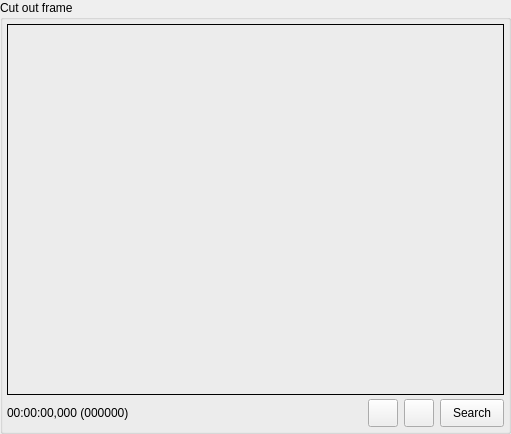
<ui version="4.0" >
 <author></author>
 <comment></comment>
 <exportmacro></exportmacro>
 <class>TTCutOutFrameWidget</class>
 <widget class="QWidget" name="TTCutOutFrameWidget" >
  <property name="geometry" >
   <rect>
    <x>0</x>
    <y>0</y>
    <width>511</width>
    <height>434</height>
   </rect>
  </property>
  <property name="sizePolicy" >
   <sizepolicy>
    <hsizetype>7</hsizetype>
    <vsizetype>7</vsizetype>
    <horstretch>1</horstretch>
    <verstretch>4</verstretch>
   </sizepolicy>
  </property>
  <property name="minimumSize" >
   <size>
    <width>280</width>
    <height>150</height>
   </size>
  </property>
  <property name="windowTitle" >
   <string>Form</string>
  </property>
  <layout class="QGridLayout" >
   <property name="margin" >
    <number>0</number>
   </property>
   <property name="spacing" >
    <number>0</number>
   </property>
   <item row="0" column="0" >
    <widget class="QGroupBox" name="gbCutOutFrame" >
     <property name="sizePolicy" >
      <sizepolicy>
       <hsizetype>5</hsizetype>
       <vsizetype>5</vsizetype>
       <horstretch>4</horstretch>
       <verstretch>10</verstretch>
      </sizepolicy>
     </property>
     <property name="sizeIncrement" >
      <size>
       <width>0</width>
       <height>4</height>
      </size>
     </property>
     <property name="title" >
      <string>Cut out frame</string>
     </property>
     <layout class="QGridLayout" >
      <property name="margin" >
       <number>4</number>
      </property>
      <property name="spacing" >
       <number>4</number>
      </property>
      <item row="1" column="0" >
       <layout class="QHBoxLayout" >
        <property name="margin" >
         <number>0</number>
        </property>
        <property name="spacing" >
         <number>6</number>
        </property>
        <item>
         <widget class="QLabel" name="laCutOutFramePosition" >
          <property name="text" >
           <string>00:00:00,000 (000000)</string>
          </property>
         </widget>
        </item>
        <item>
         <widget class="QPushButton" name="pbPrevCutOutFrame" >
          <property name="enabled" >
           <bool>true</bool>
          </property>
          <property name="sizePolicy" >
           <sizepolicy>
            <hsizetype>1</hsizetype>
            <vsizetype>0</vsizetype>
            <horstretch>0</horstretch>
            <verstretch>1</verstretch>
           </sizepolicy>
          </property>
          <property name="minimumSize" >
           <size>
            <width>24</width>
            <height>20</height>
           </size>
          </property>
          <property name="maximumSize" >
           <size>
            <width>30</width>
            <height>28</height>
           </size>
          </property>
          <property name="text" >
           <string/>
          </property>
          <property name="icon" >
           <iconset resource="cutoutframewidget.qrc" >:/pixmaps/pixmaps/prev_18.xpm</iconset>
          </property>
         </widget>
        </item>
        <item>
         <widget class="QPushButton" name="pbNextCutOutFrame" >
          <property name="sizePolicy" >
           <sizepolicy>
            <hsizetype>1</hsizetype>
            <vsizetype>0</vsizetype>
            <horstretch>0</horstretch>
            <verstretch>1</verstretch>
           </sizepolicy>
          </property>
          <property name="minimumSize" >
           <size>
            <width>24</width>
            <height>20</height>
           </size>
          </property>
          <property name="maximumSize" >
           <size>
            <width>30</width>
            <height>28</height>
           </size>
          </property>
          <property name="text" >
           <string/>
          </property>
          <property name="icon" >
           <iconset resource="cutoutframewidget.qrc" >:/pixmaps/pixmaps/next_18.xpm</iconset>
          </property>
         </widget>
        </item>
        <item>
         <widget class="QPushButton" name="pbSearchFrame" >
          <property name="sizePolicy" >
           <sizepolicy>
            <hsizetype>1</hsizetype>
            <vsizetype>0</vsizetype>
            <horstretch>0</horstretch>
            <verstretch>1</verstretch>
           </sizepolicy>
          </property>
          <property name="minimumSize" >
           <size>
            <width>52</width>
            <height>20</height>
           </size>
          </property>
          <property name="maximumSize" >
           <size>
            <width>64</width>
            <height>28</height>
           </size>
          </property>
          <property name="text" >
           <string>Search</string>
          </property>
          <property name="icon" >
           <iconset resource="cutoutframewidget.qrc" >:/pixmaps/pixmaps/search_18.xpm</iconset>
          </property>
         </widget>
        </item>
       </layout>
      </item>
      <item row="0" column="0" >
       <widget class="TTMPEG2Window" name="mpegWindow" >
        <property name="minimumSize" >
         <size>
          <width>100</width>
          <height>100</height>
         </size>
        </property>
        <property name="frameShape" >
         <enum>QFrame::Panel</enum>
        </property>
        <property name="frameShadow" >
         <enum>QFrame::Plain</enum>
        </property>
       </widget>
      </item>
     </layout>
    </widget>
   </item>
  </layout>
 </widget>
 <pixmapfunction></pixmapfunction>
 <customwidgets>
  <customwidget>
   <class>TTMPEG2Window</class>
   <extends>QFrame</extends>
   <header>../mpeg2window/ttmpeg2window.h</header>
   <container>0</container>
   <pixmap></pixmap>
  </customwidget>
 </customwidgets>
 <resources>
  <include location="cutoutframewidget.qrc" />
 </resources>
 <connections/>
</ui>
